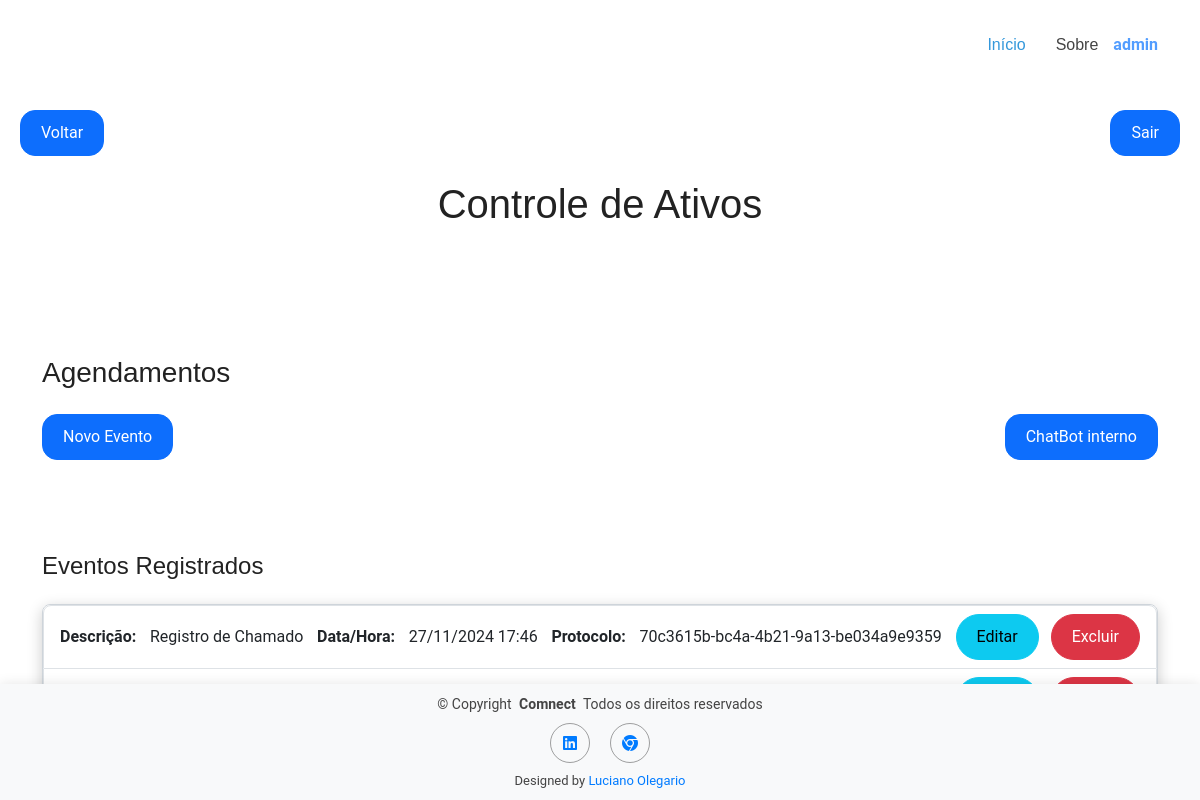
The page /agenda/ (signed in) on the database its author committed.
### App/models.py (models this page shows, shortened)
class Evento(models.Model):
    titulo = models.CharField(max_length=100)
    descricao = models.TextField(blank=True, null=True)
    data_evento = models.DateTimeField(blank=True, null=True)
    data_criacao = models.DateTimeField(auto_now=True)
    local = models.CharField(blank=True, max_length=100)
    usuario = models.ForeignKey(User, on_delete=models.CASCADE)
    protocolo = models.CharField(max_length=50, null=True)
    class Meta:
        db_table = 'evento' # Change the table title
    def get_data_evento(self): # Format my date time for default "dd/mm/aa hh:mm"
        return self.data_evento.strftime('%d/%m/%Y %H:%M')

### App/views.py (the view)
# urls.py: path('agenda/', views.agenda, name='agenda'),
@login_required(login_url='/login/') # Coloco isso pra identificar que as funções abaixo são decoradores.
def agenda(request):
    user = request.user
    username = user.username
    event = Evento.objects.filter(usuario=user) # Cath all the files into my class Evento # __gt se refere á um valor maior __lt para um valor menor. # Fazendo essa query ele só irá me trazer os eventos futuros e não mais os que venceram.
    data = {'eventos': event, 'username': username}
    return render(request, "agenda.html", data)

### App/Templates/agenda.html
{% extends "model-page.html" %}
{% load static %}
{% block content %}
<link rel="stylesheet" href="{% static 'css/agenda.css' %}">
    <h1 class="container mt-4" align="center">Controle de Ativos</h1><br><br>
    <div class="container mt-4"><br><br>
        <h3 class="mb-4">Agendamentos</h3>
        <div class="buttons">
        <a href="{% url 'evento' %}">
            <button class="btn btn-primary mb-4" type="button">Novo Evento</button>
        </a>
        <a href="{% url 'chatbotInterno' %}">
            <button class="btn btn-primary mb-4" type="button">ChatBot interno</button>
        </a></div>
        <br><br>
        <h4 class="mb-4">Eventos Registrados</h4>
        <ul class="list-group">
            {% if eventos %}
                {% for evento in eventos %}
                    <li class="list-group-item d-flex justify-content-between align-items-center">
                        <strong>Descrição:</strong>{{ evento.titulo }}<strong>Data/Hora:</strong>{{ evento.get_data_evento }}<strong>Protocolo:</strong>{{ evento.protocolo }}
                        <span>
                            <a href="/evento/?id={{ evento.id }}" class="btn btn-info btn-sm me-2 btn-rounded">Editar</a>
                            <a href="/delete/{{ evento.id }}" class="btn btn-danger btn-sm btn-rounded">Excluir</a>
                        </span>
                    </li>
                {% endfor %}
            {% else %}
                <li class="list-group-item">Não há eventos registrados no momento.</li>
            {% endif %}
        </ul>
    </div>
{% endblock %}

### App/Templates/model-header.html (shortened to what this page needs)
{% load static %}
<!DOCTYPE html>
<html lang="en">
<head>
  <link href="{% static 'css/home.css' %}" rel="stylesheet">
  <link href="{% static 'css/main.css' %}" rel="stylesheet">
</head>
<body class="index-page">
  <header id="header" class="header d-flex align-items-center sticky-top">
    <div class="container-fluid container-xl position-relative d-flex align-items-center">
    <nav id="navmenu" class="navmenu">
      <ul>
        <li><a href="{% url 'index' %}" class="active">Início<br></a></li>
        <li><a href="http://www.comnect.com.br/empresa.html">Sobre</a></li>
        <li> <strong style="color: rgb(82, 157, 255)">{{ username }}</strong></li>
      </ul>
    </nav>
    </div>
  </header>

### App/Static/css/main.css (style rules this page uses)
:root { --default-font: "Roboto", system-ui, -apple-system, "Segoe UI", Roboto, "Helvetica Neue", Arial, "Noto Sans", "Liberation Sans", sans-serif, "Apple Color Emoji", "Segoe UI Emoji", "Segoe UI Symbol", "Noto Color Emoji"; --heading-font: "Raleway", sans-serif; --nav-font: "Poppins", sans-serif; }
:root { --background-color: #ffffff; --default-color: #444444; --heading-color: #222222; --accent-color: #3498db; --surface-color: #ffffff; --contrast-color: #ffffff; }
:root { --nav-color: #444444; --nav-hover-color: #3498db; --nav-mobile-background-color: #ffffff; --nav-dropdown-background-color: #ffffff; --nav-dropdown-color: #444444; --nav-dropdown-hover-color: #3498db; }
:root { scroll-behavior: smooth; }
body { color: var(--default-color); background-color: var(--background-color); font-family: var(--default-font); }
a { color: var(--accent-color); text-decoration: none; transition: 0.3s; }
h1, h2, h3, h4, h5, h6 { color: var(--heading-color); font-family: var(--heading-font); }
.header { color: var(--default-color); background-color: var(--background-color); padding: 15px 0; transition: all 0.5s; z-index: 997; }
@media (max-width: 1200px) { .header .navmenu { order: 3; } }
@media (min-width: 1200px) { .navmenu { padding: 0; } }
@media (min-width: 1200px) { .navmenu ul { margin: 0; padding: 0; display: flex; list-style: none; align-items: center; } }
@media (min-width: 1200px) { .navmenu li { position: relative; } }
@media (min-width: 1200px) { .navmenu a, .navmenu a:focus { color: var(--nav-color); padding: 18px 15px; font-size: 16px; font-family: var(--nav-font); font-weight: 400; display: flex; align-items: center; justify-content: space-between; white-space: nowrap; transition: 0.3s; } }
@media (min-width: 1200px) { .navmenu li:hover>a, .navmenu .active, .navmenu .active:focus { color: var(--nav-hover-color); } }

### App/Static/css/agenda.css (style rules this page uses)
.btn-rounded { border-radius: 25px; }
.list-group { border: 1px solid #ced4da; border-radius: 0.5rem; box-shadow: 0 4px 15px rgba(0, 0, 0, 0.2); }
.buttons { display: flex; justify-content: space-between; }

### App/Templates/model-page.html (style rules this page uses)
body { margin: 0; padding: 0; }
.buttons { display: flex; justify-content: space-between; margin-bottom: 20px; border-radius: 25px; }
.btn { padding: 10px 20px; font-size: 16px; border-radius: 15px; }

### rows shown on the page
Evento: titulo "Registro de Chamado", get_data_evento "27/11/2024 17:46", protocolo "70c3615b-bc4a-4b21-9a13-be034a9e9359"

### other values the page prints
{{ username }} "admin"
